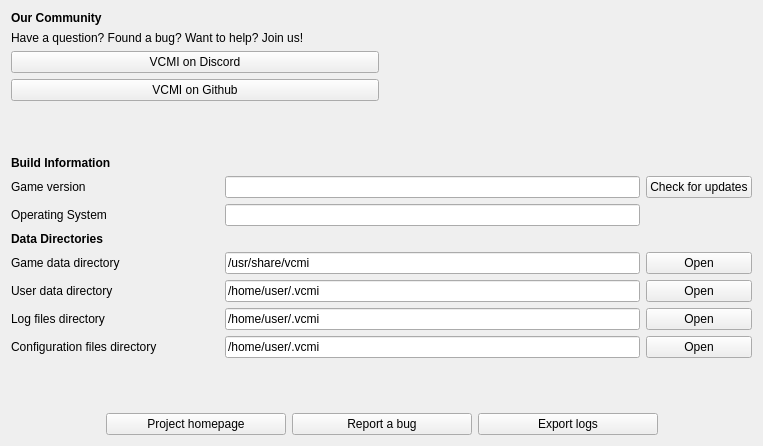
<?xml version="1.0" encoding="UTF-8"?>
<ui version="4.0">
 <class>AboutProjectView</class>
 <widget class="QWidget" name="AboutProjectView">
  <property name="geometry">
   <rect>
    <x>0</x>
    <y>0</y>
    <width>763</width>
    <height>446</height>
   </rect>
  </property>
  <property name="windowTitle">
   <string/>
  </property>
  <layout class="QVBoxLayout" name="verticalLayout">
   <item>
    <layout class="QGridLayout" name="gridLayout_2">
     <item row="2" column="0">
      <widget class="QPushButton" name="pushButtonDiscord">
       <property name="text">
        <string>VCMI on Discord</string>
       </property>
      </widget>
     </item>
     <item row="1" column="0" colspan="2">
      <widget class="QLabel" name="labelLanguageSocial">
       <property name="text">
        <string>Have a question? Found a bug? Want to help? Join us!</string>
       </property>
      </widget>
     </item>
     <item row="3" column="0">
      <widget class="QPushButton" name="pushButtonGithub">
       <property name="text">
        <string>VCMI on Github</string>
       </property>
      </widget>
     </item>
     <item row="0" column="0">
      <widget class="QLabel" name="labelCommunity">
       <property name="minimumSize">
        <size>
         <width>200</width>
         <height>0</height>
        </size>
       </property>
       <property name="font">
        <font>
         <bold>true</bold>
        </font>
       </property>
       <property name="text">
        <string>Our Community</string>
       </property>
      </widget>
     </item>
    </layout>
   </item>
   <item>
    <spacer name="verticalSpacer">
     <property name="orientation">
      <enum>Qt::Vertical</enum>
     </property>
     <property name="sizeHint" stdset="0">
      <size>
       <width>20</width>
       <height>40</height>
      </size>
     </property>
    </spacer>
   </item>
   <item>
    <layout class="QGridLayout" name="gridLayout" columnstretch="2,4,1">
     <item row="2" column="1">
      <widget class="QLineEdit" name="lineEditOperatingSystem">
       <property name="text">
        <string notr="true"/>
       </property>
       <property name="readOnly">
        <bool>true</bool>
       </property>
      </widget>
     </item>
     <item row="4" column="2">
      <widget class="QPushButton" name="openGameDataDir">
       <property name="text">
        <string>Open</string>
       </property>
      </widget>
     </item>
     <item row="5" column="2">
      <widget class="QPushButton" name="openUserDataDir">
       <property name="text">
        <string>Open</string>
       </property>
      </widget>
     </item>
     <item row="3" column="0">
      <widget class="QLabel" name="labelDataDirs">
       <property name="font">
        <font>
         <bold>true</bold>
        </font>
       </property>
       <property name="text">
        <string>Data Directories</string>
       </property>
      </widget>
     </item>
     <item row="6" column="0">
      <widget class="QLabel" name="labelTempDir">
       <property name="text">
        <string>Log files directory</string>
       </property>
      </widget>
     </item>
     <item row="1" column="2">
      <widget class="QPushButton" name="updatesButton">
       <property name="text">
        <string>Check for updates</string>
       </property>
      </widget>
     </item>
     <item row="6" column="1">
      <widget class="QLineEdit" name="lineEditTempDir">
       <property name="enabled">
        <bool>true</bool>
       </property>
       <property name="text">
        <string notr="true">/home/user/.vcmi</string>
       </property>
       <property name="readOnly">
        <bool>true</bool>
       </property>
      </widget>
     </item>
     <item row="4" column="1">
      <widget class="QLineEdit" name="lineEditGameDir">
       <property name="enabled">
        <bool>true</bool>
       </property>
       <property name="text">
        <string notr="true">/usr/share/vcmi</string>
       </property>
      </widget>
     </item>
     <item row="1" column="1">
      <widget class="QLineEdit" name="lineEditBuildVersion">
       <property name="text">
        <string notr="true"/>
       </property>
       <property name="readOnly">
        <bool>true</bool>
       </property>
      </widget>
     </item>
     <item row="6" column="2">
      <widget class="QPushButton" name="openTempDir">
       <property name="text">
        <string>Open</string>
       </property>
      </widget>
     </item>
     <item row="4" column="0">
      <widget class="QLabel" name="labelGameDir">
       <property name="text">
        <string>Game data directory</string>
       </property>
      </widget>
     </item>
     <item row="2" column="0">
      <widget class="QLabel" name="labelOperatingSystem">
       <property name="text">
        <string>Operating System</string>
       </property>
      </widget>
     </item>
     <item row="5" column="0">
      <widget class="QLabel" name="labelUserDataDir">
       <property name="text">
        <string>User data directory</string>
       </property>
      </widget>
     </item>
     <item row="1" column="0">
      <widget class="QLabel" name="labelBuildVersionDesc">
       <property name="text">
        <string>Game version</string>
       </property>
      </widget>
     </item>
     <item row="5" column="1">
      <widget class="QLineEdit" name="lineEditUserDataDir">
       <property name="enabled">
        <bool>true</bool>
       </property>
       <property name="text">
        <string notr="true">/home/user/.vcmi</string>
       </property>
       <property name="readOnly">
        <bool>true</bool>
       </property>
      </widget>
     </item>
     <item row="0" column="0">
      <widget class="QLabel" name="labelBuildInformation">
       <property name="minimumSize">
        <size>
         <width>0</width>
         <height>0</height>
        </size>
       </property>
       <property name="font">
        <font>
         <bold>true</bold>
        </font>
       </property>
       <property name="text">
        <string>Build Information</string>
       </property>
      </widget>
     </item>
     <item row="7" column="0">
      <widget class="QLabel" name="labelConfigDir">
       <property name="text">
        <string>Configuration files directory</string>
       </property>
      </widget>
     </item>
     <item row="7" column="1">
      <widget class="QLineEdit" name="lineEditConfigDir">
       <property name="enabled">
        <bool>true</bool>
       </property>
       <property name="text">
        <string notr="true">/home/user/.vcmi</string>
       </property>
       <property name="readOnly">
        <bool>true</bool>
       </property>
      </widget>
     </item>
     <item row="7" column="2">
      <widget class="QPushButton" name="openConfigDir">
       <property name="text">
        <string>Open</string>
       </property>
      </widget>
     </item>
    </layout>
   </item>
   <item>
    <spacer name="verticalSpacer_3">
     <property name="orientation">
      <enum>Qt::Vertical</enum>
     </property>
     <property name="sizeHint" stdset="0">
      <size>
       <width>20</width>
       <height>40</height>
      </size>
     </property>
    </spacer>
   </item>
   <item>
    <layout class="QHBoxLayout" name="horizontalLayout">
     <item>
      <spacer name="horizontalSpacer_2">
       <property name="orientation">
        <enum>Qt::Horizontal</enum>
       </property>
       <property name="sizeHint" stdset="0">
        <size>
         <width>40</width>
         <height>20</height>
        </size>
       </property>
      </spacer>
     </item>
     <item>
      <widget class="QPushButton" name="pushButtonHomepage">
       <property name="minimumSize">
        <size>
         <width>180</width>
         <height>0</height>
        </size>
       </property>
       <property name="text">
        <string>Project homepage</string>
       </property>
      </widget>
     </item>
     <item>
      <widget class="QPushButton" name="pushButtonBugreport">
       <property name="minimumSize">
        <size>
         <width>180</width>
         <height>0</height>
        </size>
       </property>
       <property name="text">
        <string>Report a bug</string>
       </property>
      </widget>
     </item>
     <item>
      <widget class="QPushButton" name="pushButtonExportLogs">
       <property name="minimumSize">
        <size>
         <width>180</width>
         <height>0</height>
        </size>
       </property>
       <property name="text">
        <string>Export logs</string>
       </property>
      </widget>
     </item>
     <item>
      <spacer name="horizontalSpacer">
       <property name="orientation">
        <enum>Qt::Horizontal</enum>
       </property>
       <property name="sizeHint" stdset="0">
        <size>
         <width>40</width>
         <height>20</height>
        </size>
       </property>
      </spacer>
     </item>
    </layout>
   </item>
  </layout>
 </widget>
 <resources/>
 <connections/>
</ui>
